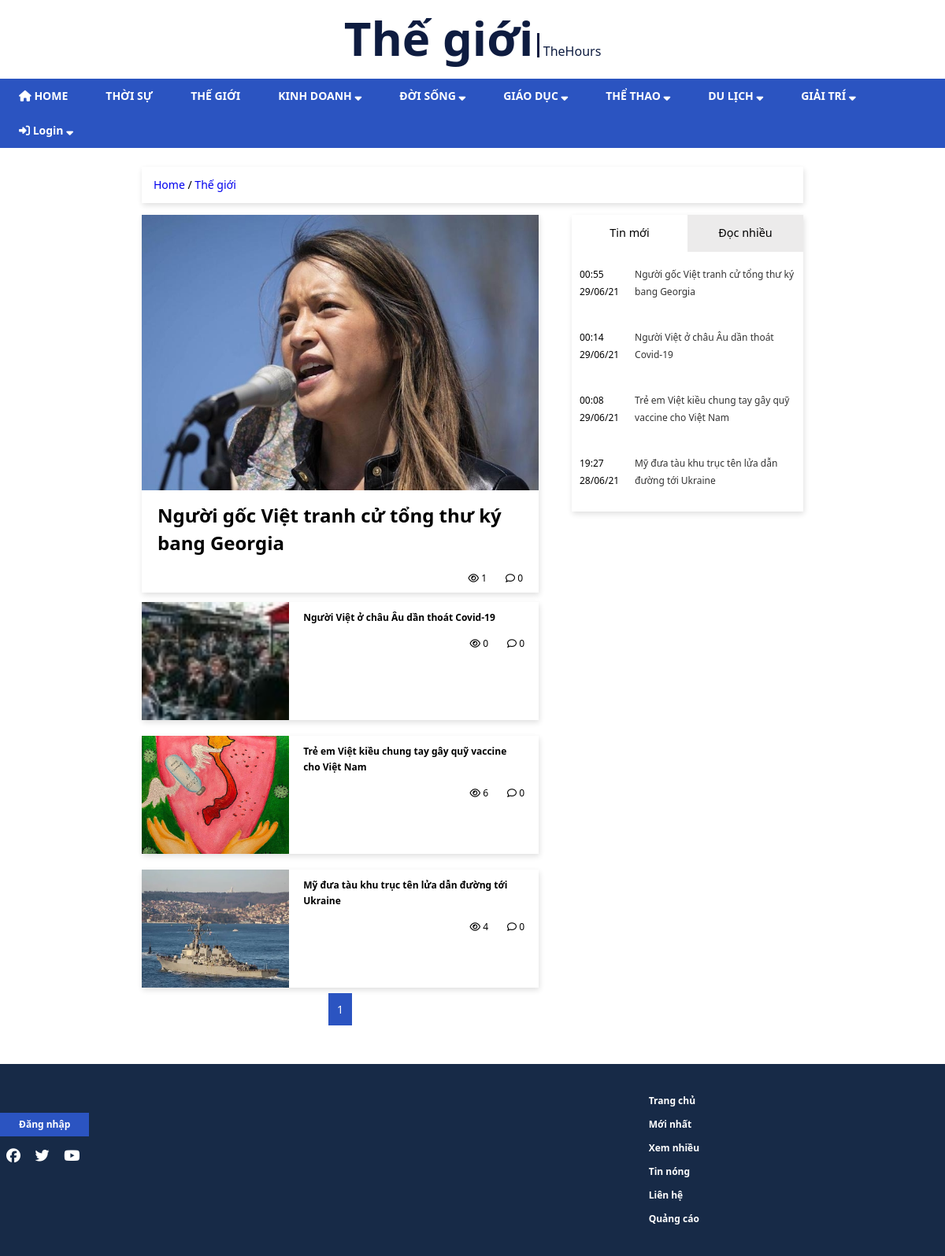
Screenshot of /category.php?id=3 with the database file from the repository.
### tables this page shows
CREATE TABLE `topics` (
  `id` int(11) NOT NULL,
  `parent_topic_id` int(11) DEFAULT NULL,
  `name` varchar(255) NOT NULL
);

CREATE TABLE `posts` (
  `id` int(11) NOT NULL,
  `user_id` int(11) NOT NULL,
  `topic_id` int(11) NOT NULL,
  `title` varchar(255) NOT NULL,
  `content` text NOT NULL,
  `slug` varchar(255) NOT NULL,
  `image_path` varchar(255) NOT NULL,
  `IsPublished` tinyint(1) NOT NULL,
  `views` int(11) NOT NULL,
  `create_date` datetime NOT NULL DEFAULT current_timestamp(),
  `update_date` timestamp NOT NULL DEFAULT current_timestamp() ON UPDATE current_timestamp()
);

### include/db-functions.php (called while the page is built, shortened)
<?php
require('config.php');
function GetPostsByTopic($topic_id)
{
    global $conn;
    $sql = "SELECT * FROM `posts` WHERE IsPublished = 1 AND `topic_id` IN
    (SELECT `id` FROM `topics` WHERE `id` = " . $topic_id . " OR `topics`.`parent_topic_id` = " . $topic_id . ")";
    $result = mysqli_query($conn, $sql);
    $posts = mysqli_fetch_all($result, MYSQLI_ASSOC);
    $final = array();
    foreach ($posts as $post) {
        array_push($final, $post);
    }
    return $final;
}
function GetPostsByTopicLimit($topic_id, $page_first_result, $results_per_page)
{
    global $conn;
    $sql = "SELECT * FROM `posts` WHERE IsPublished = 1 AND `topic_id` IN
    (SELECT `id` FROM `topics` WHERE `id` = " . $topic_id . " OR `topics`.`parent_topic_id` = " . $topic_id . ") ORDER BY `id` DESC LIMIT " . $page_first_result . ',' . $results_per_page;
    $result = mysqli_query($conn, $sql);
    $posts = mysqli_fetch_all($result, MYSQLI_ASSOC);
    $final = array();
    foreach ($posts as $post) {
        array_push($final, $post);
    }
    return $final;
}
function GetPostsByTopicTabRecent($topic_id, $results_number)
{
    global $conn;
    $sql = "SELECT * FROM `posts` WHERE IsPublished = 1 AND `topic_id` IN
    (SELECT `id` FROM `topics` WHERE `id` = " . $topic_id . " OR `topics`.`parent_topic_id` = " . $topic_id . ") ORDER BY `id` DESC LIMIT " . $results_number;
    $result = mysqli_query($conn, $sql);
    $posts = mysqli_fetch_all($result, MYSQLI_ASSOC);
    $final = array();
    foreach ($posts as $post) {
        array_push($final, $post);
    }
    return $final;
}
function getParentTopics()
{
    global $conn;
    $sql = "SELECT * FROM topics WHERE parent_topic_id IS NULL";
    $result = mysqli_query($conn, $sql);
    $topics = mysqli_fetch_all($result, MYSQLI_ASSOC) or die(mysqli_error($conn));
    $final = array();
    foreach ($topics as $topic) {
        array_push($final, $topic);
    }
    return $final;
}
function getTopicById($id)
{
    global $conn;
    $sql = "SELECT * FROM topics WHERE id = $id";
    $result = mysqli_query($conn, $sql);
    $final = mysqli_fetch_array($result);
    return $final;
}
function getSubTopics($id)
{
    global $conn;
    $sql = "SELECT * FROM topics WHERE parent_topic_id = '" .$id. "'";
    $result = mysqli_query($conn, $sql);
    $topics = mysqli_fetch_all($result, MYSQLI_ASSOC);
    $final = array();
    foreach ($topics as $topic) {
        array_push($final, $topic);
    }
    return $final;
}
function getCommentsNumberOfPost($id)
{
    global $conn;
    $sql = "SELECT * FROM comments WHERE post_id = $id";
    $result = mysqli_query($conn, $sql);
    return mysqli_num_rows($result);
}

### category.php (the view, shortened to what this page needs)
<?php
require_once(ROOT_PATH . '/include/db-functions.php');
if (isset($_GET['id'])) {
    $topic = getTopicById($_GET['id']);
    if (count($topic) >0) {
        if (!isset($_GET['page'])) {
            $page = 1;
        } else {
            $page = intval($_GET['page']);
        }
        $results_per_page = 4;
        $page_first_result = ($page-1) * $results_per_page;
        $posts_temp = GetPostsByTopic($topic['id']);
        $number_of_result = count($posts_temp);
        $number_of_page = ceil($number_of_result / $results_per_page);
        $posts = GetPostsByTopicLimit($topic['id'], $page_first_result, $results_per_page);
        $number_of_result_this_page = count($posts);
        $tab_recent = GetPostsByTopicTabRecent($topic['id'], 10); ?>
<?php include(ROOT_PATH . '/include/head.php'); ?>
</head>
<body>
    <div class="app">
        <div class="header">
            <a href="<?php echo BASE_URL . 'category.php?id=' . $topic['id']; ?>" class="thehours-logo">
                <span class="main-title"><?php echo $topic['name'] ?></span>
                <span class="sub-title">TheHours</span>
            </a>
        </div>
        <?php include(ROOT_PATH . '/include/menu.php') ?>
        <div class="app__container">
            <div class="path-library">
                <a href="<?php echo BASE_URL ?>">Home</a>
                <span>/</span>
                <a href="<?php echo BASE_URL . 'category.php?id=' . $topic['id']; ?>"><?php echo $topic['name'] ?></a>
            </div>
            <?php
            if ($number_of_result_this_page >=1) { ?>
            <div class="category__with_tab">
                <div class="category__content wrap">
                    <div class="main-category">
                        <div class="main-news__picture">
                            <a href="<?php echo BASE_URL . 'article.php?id=' . $posts[0]['id']?>">
                                <img src="<?php echo $posts[0]['image_path'] ?>" alt="" class="main-news__picture--img">
                            </a>
                        </div>
                        <div class="main-news__label">
                            <a href="<?php echo BASE_URL . 'article.php?id=' . $posts[0]['id']?>">
                                <?php echo $posts[0]['title'] ?>
                            </a>
                        </div>
                        <div class="main-news__action">
                            <div class="main-news__view">
                                <i class="far fa-eye"></i>
                                <span class="main-news__view-label"><?php echo $posts[0]['views'] ?></span>
                            </div>
                            <div class="main-news__comment">
                                <i class="far fa-comment"></i>
                                <span
                                    class="main-news__comment-label"><?php echo getCommentsNumberOfPost($posts[0]['id']); ?></span>
                            </div>
                        </div>
                    </div>
                    <?php if ($number_of_result_this_page >=2) {?>
                    <div class="sub-category__list">
                        <?php for ($i=1; $i < count($posts); $i++) {
                ?>
                        <div class="sub-category__item">
                            <div class="sub-news__picture">
                                <a href="<?php echo BASE_URL . 'article.php?id=' . $posts[$i]['id']; ?>">
                                    <img src="<?php echo $posts[$i]['image_path'] ?>" alt="" class="sub-news__picture--img">
                                </a>
                            </div>
                            <div class="sub-news__info">
                                <div class="sub-news__label">
                                    <a href="<?php echo BASE_URL . 'article.php?id=' . $posts[$i]['id']; ?>">
                                        <?php echo $posts[$i]['title']; ?>
                                    </a>
                                </div>
                                <div class="sub-news__action">
                                    <div class="sub-news__view">
                                        <i class="far fa-eye"></i>
                                        <span class="sub-news__view-label"><?php echo $posts[$i]['views']; ?></span>
                                    </div>
                                    <div class="sub-news__comment">
                                        <i class="far fa-comment"></i>
                                        <span
                                            class="sub-news__comment-label"><?php echo getCommentsNumberOfPost($posts[$i]['id']); ?></span>
                                    </div>
                                </div>
                            </div>
                        </div>
                        <?php
            } ?>
                    </div>
                    <?php }?>
                    <div class="nav-pagination">
                        <?php if ($page < $number_of_page) {
                $temp = $page + 1;
                for ($i=(($page-1)===0 ? $page : $page-1); $i <= $temp; $i++) {
                    if ($i === $page) {?>
                        <a class="active"
                            href="<?php echo BASE_URL . "category.php?id=" . $topic['id'] . "&page=" . ($i);?>"><?php echo $i; ?></a>
                        <?php } else { ?>
                        <a
                            href="<?php echo BASE_URL . "category.php?id=" . $topic['id'] . "&page=" . ($i);?>"><?php echo $i; ?></a>
                        <?php } ?>
                        <?php
                } ?>
                        <a
                            href="<?php echo BASE_URL . "category.php?id=" . $topic['id'] . "&page=" . ($page+1); ?>">Next</a>
                        <?php
            } else {
                $temp = $page;
                for ($i=(($page-1)===0 ? $page : $page-1); $i <= $temp; $i++) {
                    if ($i === $page) {?>
                        <a class="active"
                            href="<?php echo BASE_URL . "category.php?id=" . $topic['id'] . "&page=" . ($i);?>"><?php echo $i; ?></a>
                        <?php } else { ?>
                        <a
                            href="<?php echo BASE_URL . "category.php?id=" . $topic['id'] . "&page=" . ($i);?>"><?php echo $i; ?></a>
                        <?php } ?>
                        <?php
                } ?>
                        <?php
            } ?>
                    </div>
                </div>
                <div class="tabs">
                    <div class="tab-btn">
                        <button class="nav-tabs active" onclick="openTab(event, 'tin-moi')">Tin mới</button>
                        <button class="nav-tabs" onclick="openTab(event, 'doc-nhieu')">Đọc nhiều</button>
                    </div>
                    <div class="tab-content" id="tin-moi">
                        <?php foreach ($tab_recent as $post) { ?>
                        <div class="tab-content__item">
                            <span
                                class="tab-content__time"><?php echo $mysqldate = date('H:i d/m/y', strtotime($post['create_date'])); ?></span>
                            <a href="<?php echo BASE_URL . "article.php?id=" . $post['id']; ?>"
                                class="tab-content__link"><?php echo $post['title'] ?></a>
                        </div>
                        <?php } ?>
                    </div>
                </div>
            </div>
            <?php } else {
                echo 'no post';
            } ?>
        </div>
        <?php include(ROOT_PATH . '/include/footer.php') ?>
    </div>
</body>
</html>
<?php
    } else {
        header("Location: ". BASE_URL);
    }
}
else {
    header("Location: ". BASE_URL);
}?>

### include/menu.php (shortened to what this page needs)
<div class="menu">
        <nav>
            <ul id="main-menu">
                <li><a href="<?php echo BASE_URL ?>"><i class="fas fa-home"></i> Home</a></li>
            <?php
                $parent_topics = getParentTopics();
                foreach ($parent_topics as $parent_topic) {
                    $sub_topics = getSubTopics($parent_topic['id']); ?>
                    <li>
                        <a href="category.php?id=<?php echo $parent_topic['id']; ?>">
                            <?php echo $parent_topic['name'] ?>
                            <?php
                            if (count($sub_topics)>0) { ?>
                            <span><i class="fas fa-sort-down"></i></span>
                        </a>
                            <?php
                        }
                        else {?>
                        </a>
                        <?php } ?>
                    </li>
                    <?php
                };
                if (isset($_SESSION['user_id'])) {?>
                    <li><a href="<?php echo BASE_URL . "profile.php" ?>" style="text-transform: none;"><span><i class="fas fa-portrait"></i></span> <?php echo $_SESSION['user_username'] ?> <span><i class="fas fa-sort-down"></i></span></a>
                    <div class="sub-menu">
                        <ul>
                        <?php
                        if ($_SESSION['user_role_id'] !== 3) { ?>
                            <li>
                                <a href="<?php echo BASE_URL . "admin/dashboard.php" ?>">
                                    Dashborad
                                </a>
                            </li>
                        <?php }?>
                        <li>
                                <a href="<?php echo BASE_URL . "logout.php" ?>">
                                <span><i class="fas fa-sign-out-alt"></i></span>Logout
                                </a>
                            </li>
                        </ul>
                    </div>
                    </li>
                    <?php
                } else {?>
                    <li>
                        <a href="<?php echo BASE_URL . "login.php" ?>" style="text-transform: none;"><span><i class="fas fa-sign-in-alt"></i></span> Login <span><i class="fas fa-sort-down"></i></span></a>
                    </li>
                    <?php
                }
                ?>
            </ul>
        </nav>
    </div>

### rows the page displays
topics: name "Thế giới", name "THẾ GIỚI"
topics: name "THỜI SỰ"
topics: name "KINH DOANH"
topics: name "ĐỜI SỐNG"
topics: name "GIÁO DỤC"
topics: name "THỂ THAO"
topics: name "DU LỊCH"
topics: name "GIẢI TRÍ"
posts: image_path (picture), title "Người gốc Việt tranh cử tổng thư ký bang Georgia", views "1", create_date "00:55 29/06/21"
posts: image_path (picture), title "Người Việt ở châu Âu dần thoát Covid-19", views "0", id "0", create_date "00:14 29/06/21"
posts: image_path (picture), title "Trẻ em Việt kiều chung tay gây quỹ vaccine cho Việt Nam", views "6", id "0", create_date "00:08 29/06/21"
posts: image_path (picture), title "Mỹ đưa tàu khu trục tên lửa dẫn đường tới Ukraine", views "4", id "0", create_date "19:27 28/06/21"

### other values shown
getCommentsNumberOfPost($posts[0]['id']) "0"
